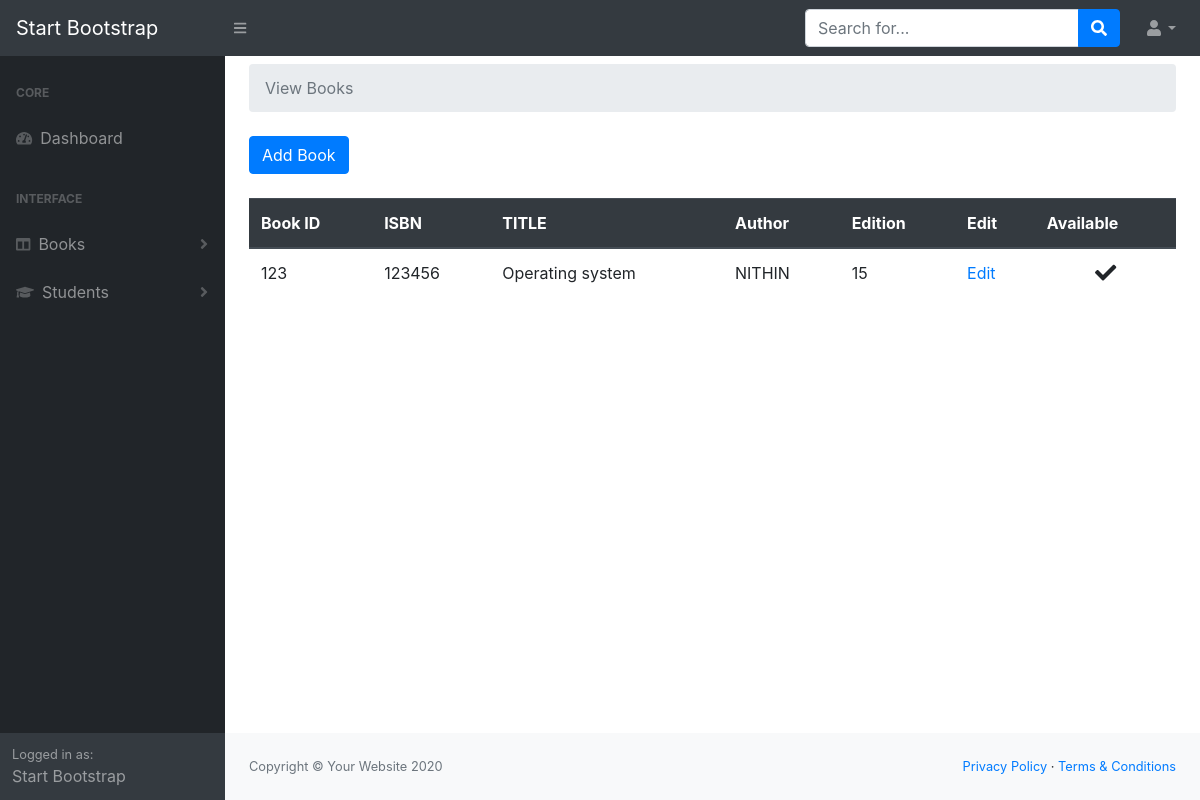
Page /admin/viewbook.php (signed in) on the earlier database version.
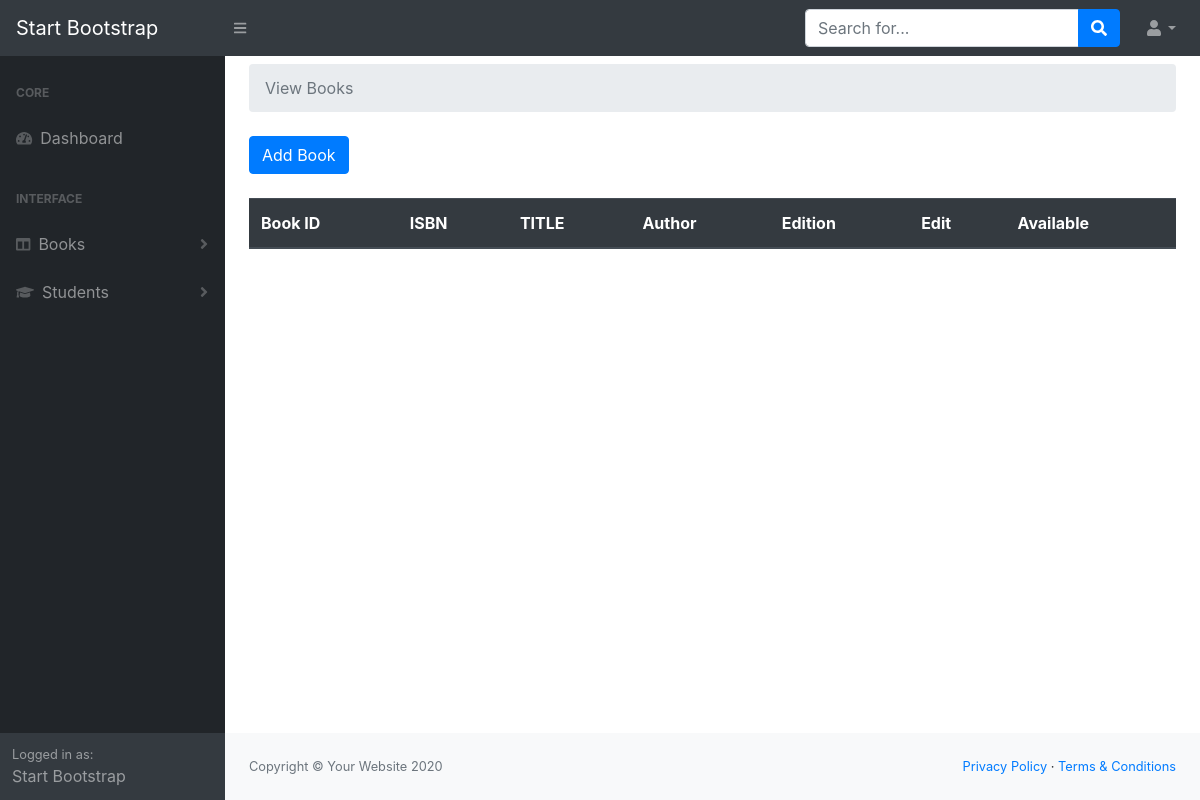
Same page on the later database version.
### tables this page shows
CREATE TABLE `book` (
  `admin_id` int(10) NOT NULL,
  `book_id` varchar(100) NOT NULL,
  `isbn` int(100) NOT NULL,
  `title` varchar(100) NOT NULL,
  `author` varchar(100) NOT NULL,
  `edition` int(100) NOT NULL,
  `status` varchar(100) NOT NULL,
  `avail` tinyint(1) NOT NULL DEFAULT 1
);

### admin/viewbook.php (the view, shortened to what this page needs)
<?php include 'partials/header.php';
    include 'partials/nav.php';
    include 'partials/sidenav.php';
?>
<div class="container-fluid">
     <ol class="breadcrumb mb-4 mt-2">
         <li class="breadcrumb-item active">View Books</li>
     </ol>
     <a href="addbook.php"> <button class="btn btn-primary my-2 my-sm-0"> Add Book</button></a><br><br>
<table class="table">
  <thead class="thead-dark">
    <tr>
      <th scope="col">Book ID</th>
      <th scope="col">ISBN</th>
      <th scope="col">TITLE</th>
      <th scope="col">Author</th>
      <th scope="col">Edition</th>
      <th scope="col">Edit</th>
      <th scope="col">Available</th>
    </tr>
  </thead>
  <tbody>
  <?php include '../connection/db.php';
$admin_id = $_SESSION['admin_id'];
$books = "SELECT * FROM `book` WHERE `admin_id`='$admin_id'";
$fetch_all_queries =mysqli_query($connect,$books);
while($row = mysqli_fetch_assoc($fetch_all_queries)){
    $book_id =$row['book_id'];
    $isbn =$row['isbn'];
    $title =$row['title'];
    $author =$row['author'];
    $edition =$row['edition'];
    $avail = $row['availability'];
    echo "<tr>";
    echo "<td>{$book_id}</td>";
    echo "<td>{$isbn}</td>";
    echo "<td>{$title}</td>";
    echo "<td>{$author}</td>";
    echo "<td>{$edition}</td>";
    echo "<td><a href='viewbook.php?source=edit_post&p_id={$book_id}'>Edit</a></td>";
    if($avail == true){
      echo "<td><center><i class='fa fa-check fa-lg'></i></center></td>";
    }else{
      echo "<td><center><i class='fa fa-times fa-lg'></i></center></td>";
    }
    echo "</tr>";
}
?>
  </tbody>
</table>
</div>
<?php include 'partials/footer.php' ;?>

### admin/partials/header.php (shortened to what this page needs)
<!DOCTYPE html>
<html lang="en">
    <head>
        <link href="css/styles.css" rel="stylesheet" />
        <link href="css/custom.css" rel="stylesheet" />
        <link href="https://cdn.datatables.net/1.10.20/css/dataTables.bootstrap4.min.css" rel="stylesheet" />
    </head>
    <body class="sb-nav-fixed">

### admin/partials/nav.php (shortened to what this page needs)
<nav class="sb-topnav navbar navbar-expand navbar-dark bg-dark">
            <a class="navbar-brand" href="index.html">Start Bootstrap</a>
            <button class="btn btn-link btn-sm order-1 order-lg-0" id="sidebarToggle" href="#"><i class="fas fa-bars"></i></button>
            <form class="d-none d-md-inline-block form-inline ml-auto mr-0 mr-md-3 my-2 my-md-0">
                <div class="input-group">
                    <input class="form-control" type="text" placeholder="Search for..." aria-label="Search" aria-describedby="basic-addon2" />
                    <div class="input-group-append">
                        <button class="btn btn-primary" type="button"><i class="fas fa-search"></i></button>
                    </div>
                </div>
            </form>
            <ul class="navbar-nav ml-auto ml-md-0">
                <li class="nav-item dropdown">
                    <a class="nav-link dropdown-toggle" id="userDropdown" href="#" role="button" data-toggle="dropdown" aria-haspopup="true" aria-expanded="false"><i class="fas fa-user fa-fw"></i></a>
                </li>
            </ul>
        </nav>
        <div id="layoutSidenav">

### admin/partials/sidenav.php (shortened to what this page needs)
<div id="layoutSidenav_nav">
                <nav class="sb-sidenav accordion sb-sidenav-dark" id="sidenavAccordion">
                    <div class="sb-sidenav-menu">
                        <div class="nav">
                            <div class="sb-sidenav-menu-heading">Core</div>
                            <a class="nav-link" href="index.php">
                                <div class="sb-nav-link-icon"><i class="fas fa-tachometer-alt"></i></div>
                                Dashboard
                            </a>
                            <div class="sb-sidenav-menu-heading">Interface</div>
                            <a class="nav-link collapsed" href="#" data-toggle="collapse" data-target="#collapsebook" aria-expanded="false" aria-controls="collapseLayouts">
                                <div class="sb-nav-link-icon"><i class="fas fa-columns"></i></div>
                                Books
                                <div class="sb-sidenav-collapse-arrow"><i class="fas fa-angle-down"></i></div>
                            </a>
                            <a class="nav-link collapsed" href="#" data-toggle="collapse" data-target="#collapsestd" aria-expanded="false" aria-controls="collapseLayouts">
                                <div class="sb-nav-link-icon"><i class="fa fa-fw fa-graduation-cap"></i></div>
                                Students
                                <div class="sb-sidenav-collapse-arrow"><i class="fas fa-angle-down"></i></div>
                            </a>
                        </div>
                    </div>
                    <div class="sb-sidenav-footer">
                        <div class="small">Logged in as:</div>
                        Start Bootstrap
                    </div>
                </nav>
            </div>
            <div id="layoutSidenav_content">
            <main>

### admin/partials/footer.php (shortened to what this page needs)
</main>
<footer class="py-4 bg-light mt-auto">
                    <div class="container-fluid">
                        <div class="d-flex align-items-center justify-content-between small">
                            <div class="text-muted">Copyright &copy; Your Website 2020</div>
                            <div>
                                <a href="#">Privacy Policy</a>
                                &middot;
                                <a href="#">Terms &amp; Conditions</a>
                            </div>
                        </div>
                    </div>
                </footer>
            </div>
        </div>
    </body>
</html>

Differences in the rows shown:
removed book: book "123", isbn "123456", title "Operating system", author "NITHIN", edition "15", availability 1 (drawn)
